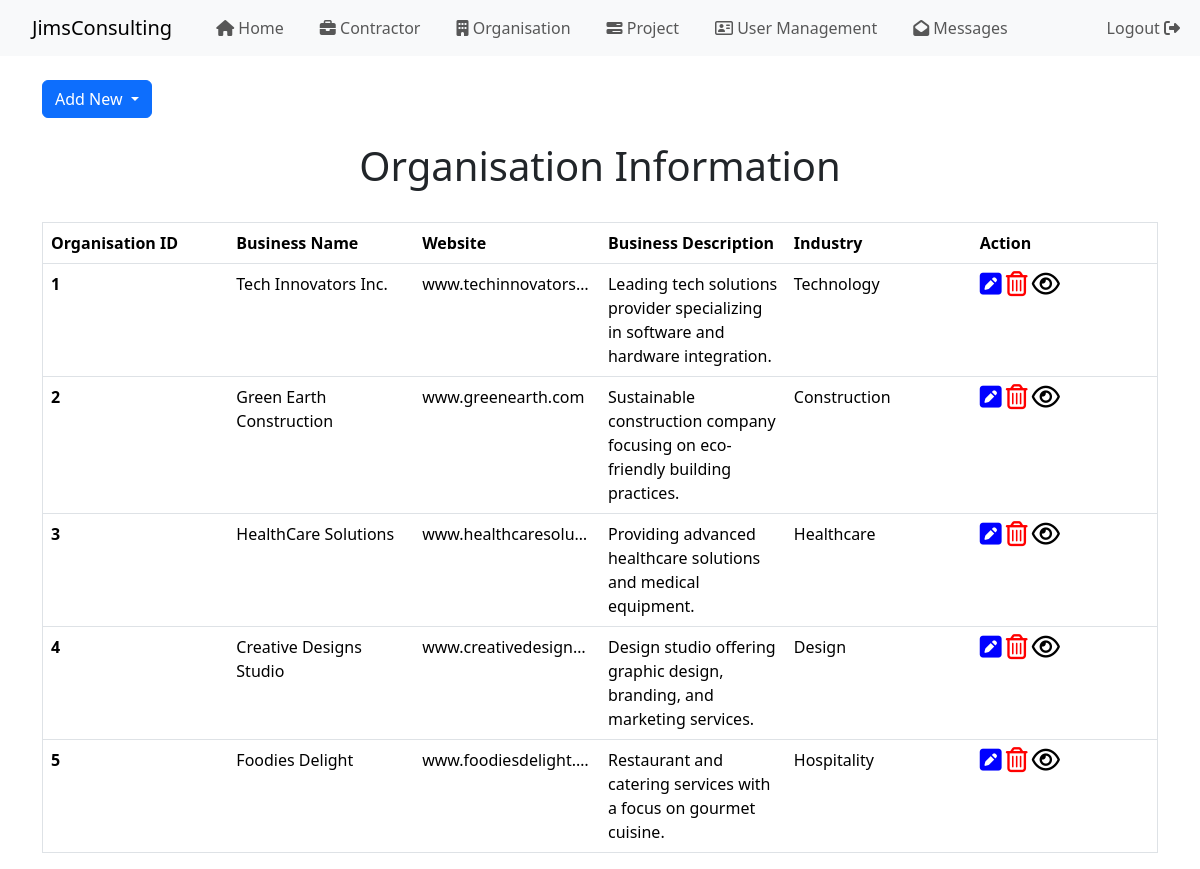
The app's page /dashboard_organisation.php (signed in) with its own data.
### tables this page shows
CREATE TABLE `organisation` (
  `organisation_id` int(11) NOT NULL,
  `business_name` varchar(50) NOT NULL,
  `business_website` varchar(50) DEFAULT NULL,
  `business_description` varchar(500) NOT NULL,
  `industry` varchar(50) DEFAULT NULL
);

### dashboard_organisation.php (the view, shortened to what this page needs)
<?php
require_once("connection.php");
$stmt = $dbh->prepare("SELECT * FROM `organisation`");
$stmt->execute();
$organisations = $stmt->fetchAll(PDO::FETCH_OBJ);
?>
<!doctype html>
<html lang="en">
<head>
    <link href="https://cdn.jsdelivr.net/npm/bootstrap@5.3.3/dist/css/bootstrap.min.css" rel="stylesheet"
>
    <link rel="stylesheet" href="contractor_list.css">
    <link rel="stylesheet" href="https://cdnjs.cloudflare.com/ajax/libs/font-awesome/4.7.0/css/font-awesome.min.css">
</head>
<?php include 'nav_bar_staff.php'; ?>
<body>
<br>
<div class="container align-right">
    <button class="btn btn-primary dropdown-toggle" type="button" id="dropdownMenuButton" data-bs-toggle="dropdown" aria-expanded="false">
        Add New
    </button>
</div>
<br>
<div class="text-center">
    <h1>Organisation Information</h1>
    <br>
</div>
<div class="container">
    <?php if (empty($organisations)): ?>
        <div class="alert alert-warning text-center" role="alert">
            No organisations found.
        </div>
    <?php else: ?>
        <table class="table table-hover">
            <thead>
            <tr>
                <th scope="col">Organisation ID</th>
                <th scope="col">Business Name</th>
                <th scope="col">Website</th>
                <th scope="col">Business Description</th>
                <th scope="col">Industry</th>
                <th scope="col">Action</th>
            </tr>
            </thead>
            <tbody>
            <?php foreach ($organisations as $row): ?>
                <tr>
                    <th><?= htmlspecialchars($row->organisation_id) ?></th>
                    <td><?= htmlspecialchars($row->business_name) ?></td>
                    <td><?= htmlspecialchars($row->business_website) ?></td>
                    <td><?= htmlspecialchars($row->business_description) ?></td>
                    <td><?= htmlspecialchars($row->industry) ?></td>
                    <td>
                        <a href="update_organisation.php?organisation_id=<?= $row->organisation_id ?>"><i class="fa fa-pencil-square" style="font-size: 25px;color: blue;"></i></a>
                        <a href="delete_organisation.php?organisation_id=<?= $row->organisation_id ?>" onclick="return confirmDelete();"><i class="fa fa-trash-o" style="font-size:25px;color:red;"></i></a>
                        <a href="view_organisation_detail.php?organisation_id=<?= $row->organisation_id ?>"><i class="fa fa-eye" style="font-size:25px;color:black;"></i></a>
                    </td>
                </tr>
            <?php endforeach; ?>
            </tbody>
        </table>
    <?php endif; ?>
</div>
</body>
</html>

### dashboard_organisation.php (style rules this page uses)
table, tr, th, td { border: 1.5px black solid; table-layout: fixed; text-overflow: ellipsis; overflow: hidden; }

### records on screen
organisation: organisation_id "1", business_name "Tech Innovators Inc.", business_website "www.techinnovators…", business_description "Leading tech solutions provider specializing in software and hardware integration.", industry "Technology"
organisation: organisation_id "2", business_name "Green Earth Construction", business_website "www.greenearth.com", business_description "Sustainable construction company focusing on eco-friendly building practices.", industry "Construction"
organisation: organisation_id "3", business_name "HealthCare Solutions", business_website "www.healthcaresolu…", business_description "Providing advanced healthcare solutions and medical equipment.", industry "Healthcare"
organisation: organisation_id "4", business_name "Creative Designs Studio", business_website "www.creativedesign…", business_description "Design studio offering graphic design, branding, and marketing services.", industry "Design"
organisation: organisation_id "5", business_name "Foodies Delight", business_website "www.foodiesdelight.…", business_description "Restaurant and catering services with a focus on gourmet cuisine.", industry "Hospitality"
